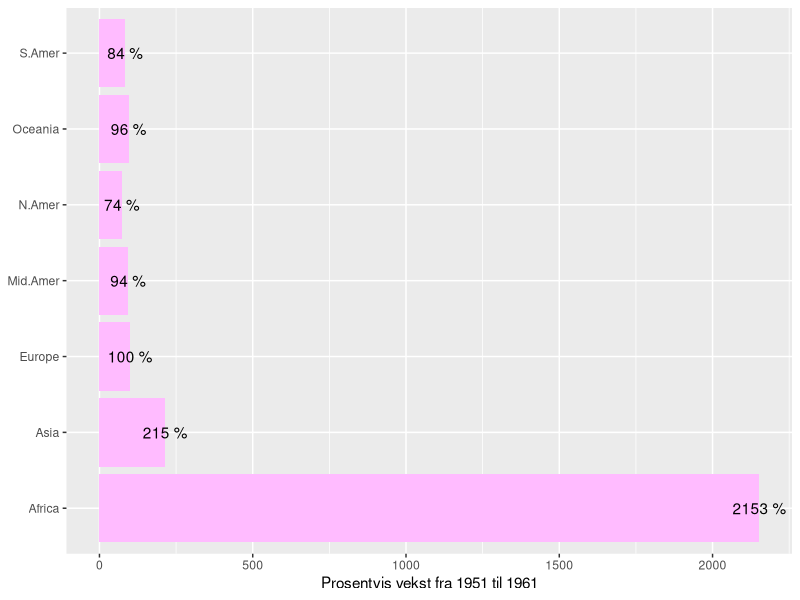

The R script that drew this image:
#Lage stolpediagram som viser prosentvis vekst

library(ggplot2)
library(dplyr)
library(tidyr)

#Sorterer data fra 1951 og 1961 i to lister
phones_1951 <- WorldPhones["1951", ]
phones_1961 <- WorldPhones["1961", ]

#Lager en tabell med en rad per region og to kolonner
growth_data <- data.frame(
  region = colnames(WorldPhones),
  growth_prosent = (phones_1961 - phones_1951) / phones_1951 * 100
)

#Lager et stolpediagram og lager tittel
ggplot(growth_data, aes(x = growth_prosent, y = region)) +
  geom_col(fill = "plum1") +
  geom_text(aes(label = paste0(round(growth_prosent), " %"))) +
  labs(x = "Prosentvis vekst fra 1951 til 1961", y = NULL)
